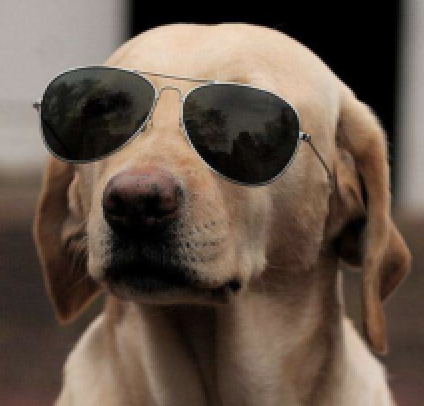
#> input picture test/dog.png, 424 x 406 px
$ python dataAnalyze.py   (older library calls are emulated)
#> lines starting #> are read from the running program, lines starting #| are printed output that depends on the picture
import matplotlib.pyplot as plt

dog_arr = plt.imread('./dog.png')
#> dog_arr is the input picture: shape (406, 424, 4) float32; mean R, G, B, A 0.397, 0.335, 0.289, 1

# [6 lines of commented-out code are left out]

import numpy as np

'''
zeros()返回一个全0的n维数组，一共有三个参数：shape（用来指定返回数组的大小）、dtype（数组元素的类型）、order（是否以内存中的C或Fortran连续（行或列）顺序存储多维数据）。
后两个参数都是可选的，一般只需设定第一个参数。
'''
zero_array = np.zeros(5)
zero_array = np.zeros((5,), dtype=np.int)
zero_array = np.zeros((2, 3))
# print(zero_array)


'''
ones()返回一个全1的n维数组，同样也有三个参数：shape（用来指定返回数组的大小）、dtype（数组元素的类型）、order（是否以内存中的C或Fortran连续（行或列）顺序存储多维数据）。
后两个参数都是可选的，一般只需设定第一个参数。和zeros一样
'''
one_array = np.ones(5)
one_array = np.ones((5,), dtype=np.int)
one_array = np.ones((2, 3))
# print(one_array)


'''
生成指定范围内指定个数的一维数组
linspace(start, stop, num=50, endpoint=True, retstep=False, dtype=None):

- 在指定的间隔[“start”,“stop”]内均匀地返回数字。
- “num”返回num个等间距的样本。
- endpoint是一个bool类型的值，如果为"Ture",“stop"是最后一个值，如果为"False”,生成的数组不会包含"stop"值
- retstep是一个bool类型的值，如果为"Ture"，会返回样本之间的间隙。
  其他相似的函数
-  arange 和 linespace 相似，但是使用步长而不是样本的数量来确定生成样本的数量。
'''
space_array = np.linspace(3, 20, 11, endpoint=True, retstep=True, dtype=np.int)
# print(space_array)

'''
返回一个有终点和起点的固定步长的排列
1）一个参数时，终点，起点默认值0，步长默认值1。
2）两个参数时，起点，终点，步长默认值1。
3）三个参数时，起点，终点，步长。其中步长支持小数
'''
arrange_array = np.arange(5)
# print(arrange_array)

arrange_array = np.arange(5, 8)
# print(arrange_array)

arrange_array = np.arange(5, 15, 3)
# print(arrange_array)

'''
作用：生成指定区间[low, high)的随机整数
参数：
-- low: 最小值，int型
-- high: 最大值，int型
-- size: 数组维度，int型或由int构成的tuple型
-- dtype: 数据类型，默认为np.int
返回：int型或者由int构成的ndarray
'''

random_data = np.random.randint(4)  # 只有一个参数，默认生成一个[0, 4)的随机整数
# print(random_data)

random_data = np.random.randint(1, 4)  # 两个参数，生成一个在[1, 4)的随机整数
# print(random_data)

random_data = np.random.randint(4, size=3)  # 生成3个[0, 4)的随机整数
# print(random_data)

random_data = np.random.randint(-2, 5, size=(2, 4))  # 在[-2,5]区间上，生成shape为2*4的随机整数
# print(random_data)

'''
作用：生成[0, 1)之间的指定形状的随机浮点数
参数：d0, d1, ..., dn，int类型，如不写则返回单个随机数
返回：ndarray类型，形状（d0, d1, ..., dn）
'''

rand_data = np.random.rand()  # 没有参数则直接生成一个[0,1)区间的随机数
# print(rand_data)

rand_data = np.random.rand(3)  # 只有一个参数则生成n*1个随机数
# print(rand_data)

rand_data = np.random.rand(2, 3, 4)  # 有多个参数，则生成对应形状随机数，如本例生成shape为2*3*4的随机数
# print(rand_data)


'''
作用：生成指定形状,服从标准正态分布（均值为0，标准差为1）的随机数
参数：d0, d1, ..., dn，int型，如不写则返回单个标准正态分布实例
返回：ndarray类型，形状（d0, d1, ..., dn）
'''
randn_data = np.random.randn()  # 没有参数则直接随机生成一个标准正态分布实例
# print(randn_data)

randn_data = np.random.randn(3)  # 只有一个参数则生成n*1的服从标准正态分布的随机数
# print(randn_data)

randn_data = np.random.randn(2, 3, 4)  # 有多个参数，则生成对应形状标准正态分布随机数，如本例生成shape为2*3*4的服从标准正态分布的随机数
# print(randn_data)

'''
作用：从给定的一维数组中生成随机数
参数：
-- a: 一维数组或int型
-- size: 数组维度，int型或由int构成的tuple型
-- replace: 布尔型，False时生成的随机数无重复
-- p: 为a的数据设置概率，不设置时默认为均匀分布
返回：单个样本或多个样本构成的ndarray类型
'''
random_data = np.random.random()  # 没有参数，直接生成一个[0, 1)区间随机浮点数
# print(random_data)

random_data = np.random.random(3)  # 一个参数，生成[0, 1)区间shape为3*1的随机浮点数
# print(random_data)

random_data = np.random.random(size=(3, 4))  # tuple型参数，生成[0, 1)区间shape为3*4的随机浮点数
# print(random_data)

'''
作用：从给定的一维数组中生成随机数
参数：
-- a: 一维数组或int型
-- size: 数组维度，int型或由int构成的tuple型
-- replace: 布尔型，False时生成的随机数无重复
-- p: 为a的数据设置概率，不设置时默认为均匀分布
返回：单个样本或多个样本构成的ndarray类型
'''

np_random_data = np.random.choice([1, 3, 5, 7])  # 只有一个参数a,从a中随机选一个
# print(np_random_data)

np_random_data = np.random.choice([1, 3, 5, 7], size=2)  # 指定size，从a中随机选2个
# print(np_random_data)

np_random_data = np.random.choice([1, 3, 5, 7], size=(2, 3))  # size为tuple，从a中随机选2*3个
# print(np_random_data)

np_random_data = np.random.choice([1, 2, 3, 4, 5, 6, 7, 8, 9], size=(2, 3), replace=False)  # replace设置为false时，生成的随机数不重复
# print(np_random_data)

np_random_data = np.random.choice([1, 2, 3, 4], size=2, p=(0.1, 0.2, 0.3, 0.4))  # 设置p，根据p的权重随机挑选
# print(np_random_data)

'''
常用属性
shape #返回数组的形状:几行几列
ndim #返回数组的维度
size #返回数组元素中总共有多少个元素
dtype #返回的是数组元素的数据类型
'''
a = np.arange(15).reshape(3, 5)

# [7 lines of commented-out code are left out]

'''
索引
切片
'''
# [11 lines of commented-out code are left out]
b = np.random.randint(0, 100, size=(4, 6))
# print(b)

b = b.reshape((3, 8))
# print(b)


# 级联操作concatenate函数
# 将多个numpy数组进行横向或者纵向的拼接
# axis轴向的理解
# 0:控制列
# 1:控制行
# 问题：
# 级联的两个数组维度一样，但是行列个数不一样会如何？
# 必须保证行或列相同的情况下进行级联操作，否则报错

c = np.random.randint(0, 20, size=(3, 4))
# print(c)

d = np.random.randint(0, 20, size=(3, 2))
# print(d)

e = np.concatenate((c, d), axis=1)
# print(e)


arr_3 = np.concatenate((dog_arr, dog_arr, dog_arr), axis=1)
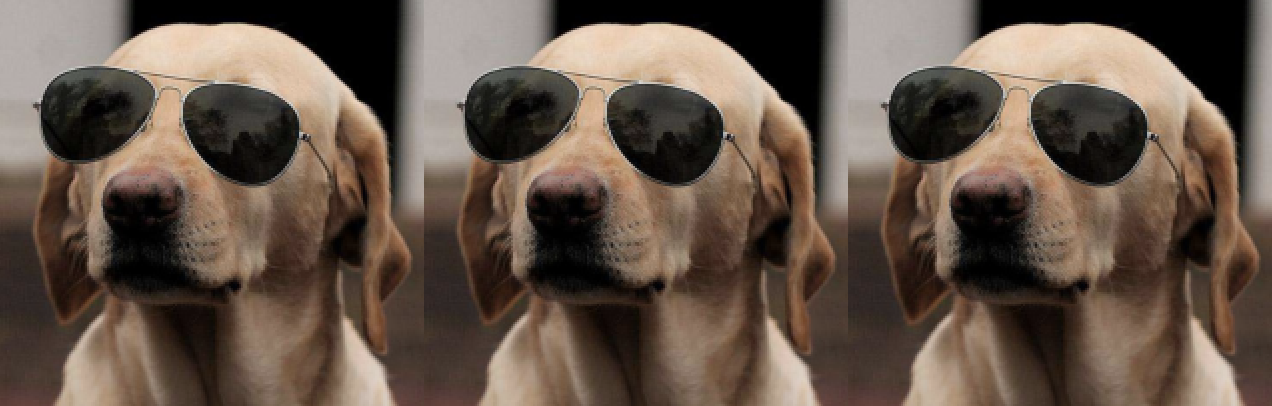
#> arr_3: shape (406, 1272, 4) float32; mean R, G, B, A 0.397, 0.336, 0.29, 1
arr_9 = np.concatenate((arr_3, arr_3, arr_3), axis=0)
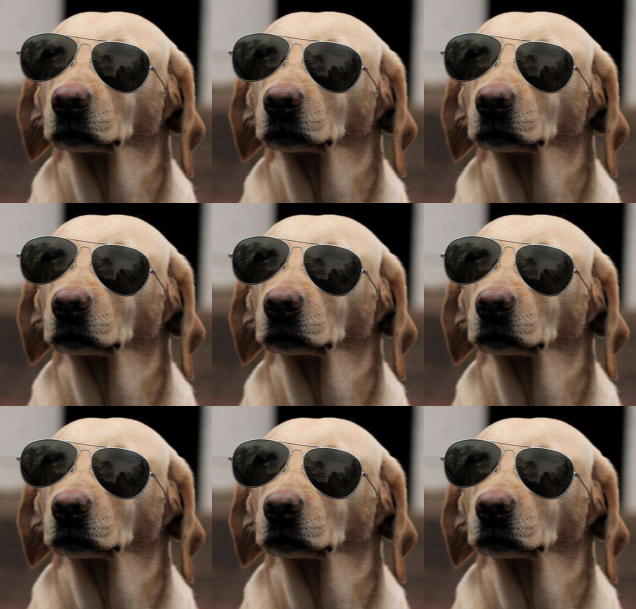
#> arr_9: shape (1218, 1272, 4) float32 (shown at 1/2 size); mean R, G, B, A 0.397, 0.336, 0.29, 1
# [8 lines of commented-out code are left out]

d = np.random.randint(0, 20, size=(3, 2))
print(d)

# d=d.sum(axis=1)  # 求所有行的和
d=d.sum(axis=0)  # 求所有列的和
d=d.sum(axis=None)  # 求所有元素的和
print(d)
